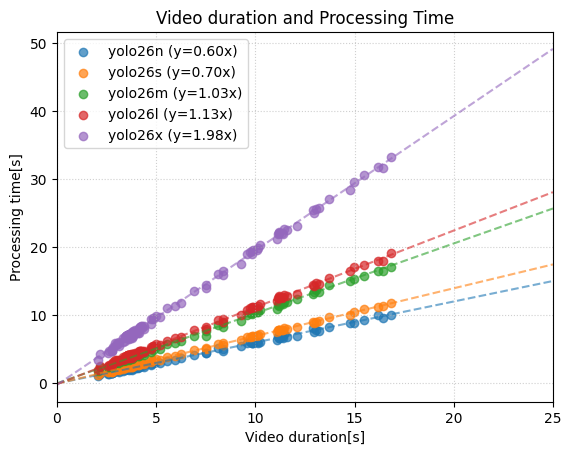

The script that saved this image:
import numpy as np
import pandas as pd
import matplotlib.pyplot as plt

# モデルごとのCSVパス
files = {
    "yolo26n" : "yolo26n_video.csv",
    "yolo26s" : "yolo26s_video.csv",
    "yolo26m" : "yolo26m_video.csv",
    "yolo26l" : "yolo26l_video.csv",
    "yolo26x" : "yolo26x_video.csv",
}

data = []
labels = []


for model, path in files.items():
    df = pd.read_csv(path)

    # データ抽出
    # x = 動画の長さ[s]
    # y = 処理時間[s]
    flame = df["動画時間[s]"]
    elapsed = df["処理時間[s]"]

    # 散布図の傾きを算出
    slope, intercept = np.polyfit(flame, elapsed, 1)

    # 散布図とラベルを描画
    plt.scatter(flame, elapsed, label=f"{model} (y={slope:.2f}x)", alpha=0.7)
    
    # 傾きをもとにx = 0~25[s]の範囲で回帰直線を生成
    x_line = np.linspace(0, 25, 100)
    y_line = slope * x_line + intercept
    
    # 回帰直線を描画
    plt.plot(x_line, y_line, linestyle="--", alpha=0.6)


# グラフの設定
plt.title("Video duration and Processing Time")
plt.xlabel("Video duration[s]")
plt.ylabel("Processing time[s]")
plt.xlim(0,25)

# 凡例とグリッド
plt.legend(loc="upper left") # 凡例がデータと被る場合は位置を調整してください
plt.grid(True, linestyle=":", alpha=0.6)
plt.savefig("scatterplot.png", bbox_inches="tight")
plt.show()
